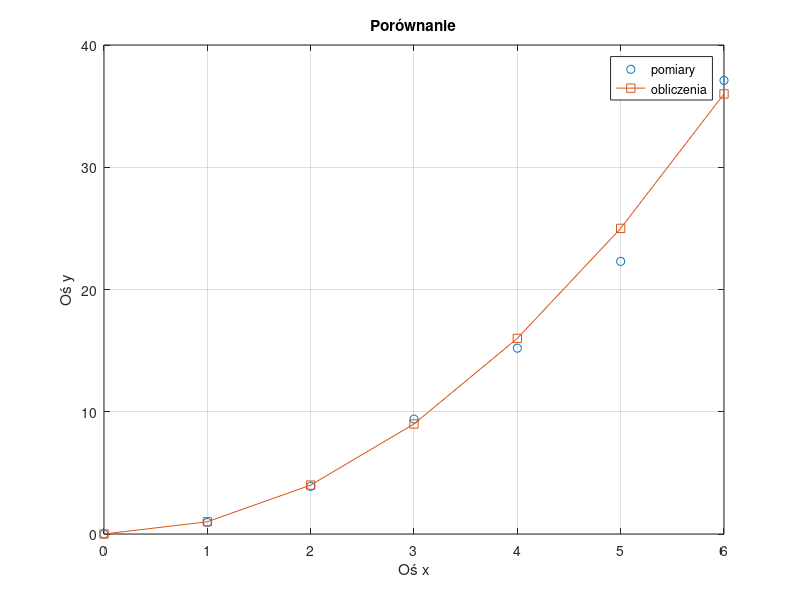

Source code (MATLAB):
x = [0 1 2 3 4 5 6];
y = [0 0.95 3.9 9.4 15.2 22.3 37.1];
y2 = x.^2;

figure
plot(x,y,'o')
hold on
plot(x,y2,'s-')
axis([0 6 0 40])
xlabel('Oś x')
ylabel('Oś y')
title('Porównanie')
legend('pomiary','obliczenia')
grid on
